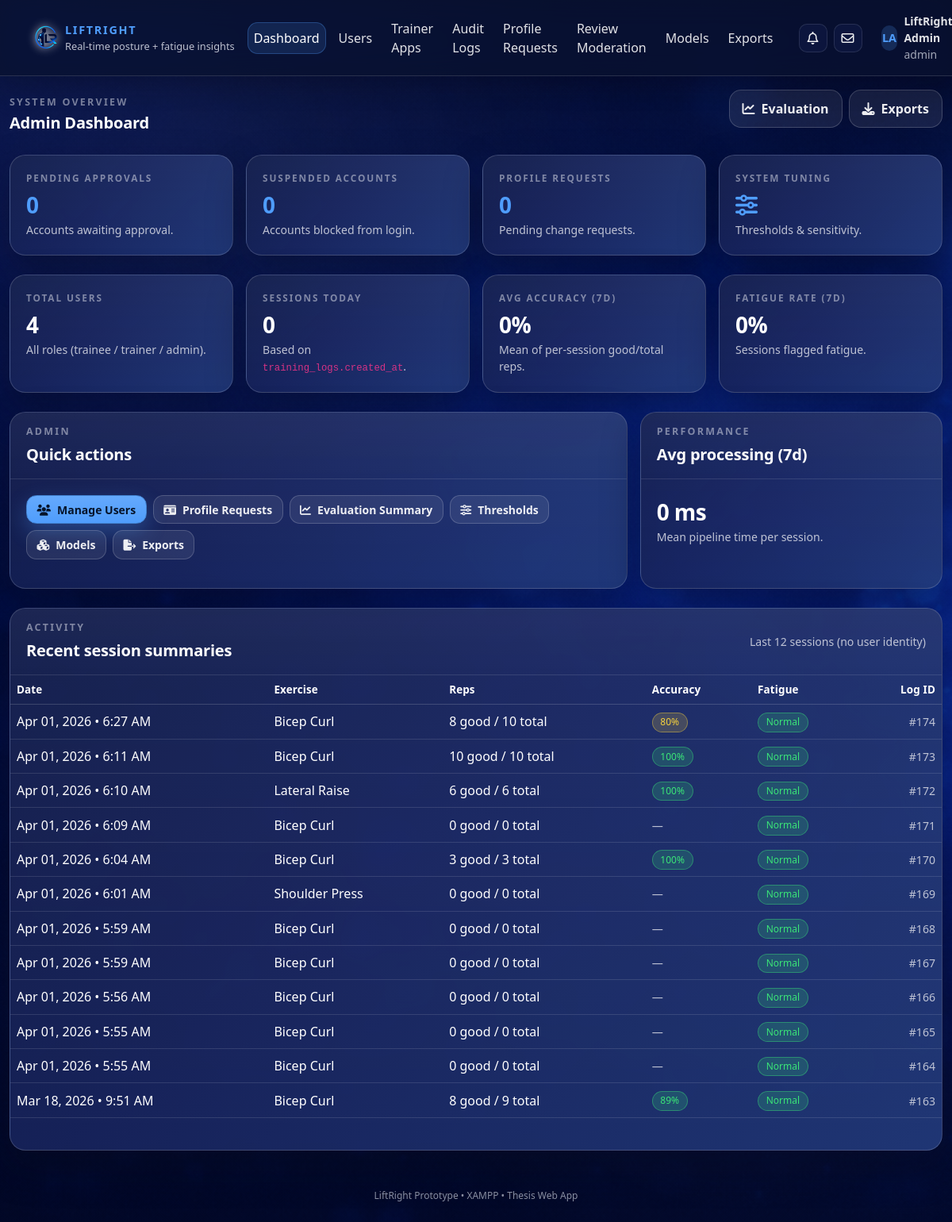
/web/admin/dashboard.php (signed in), run on an earlier commit of the app's database.
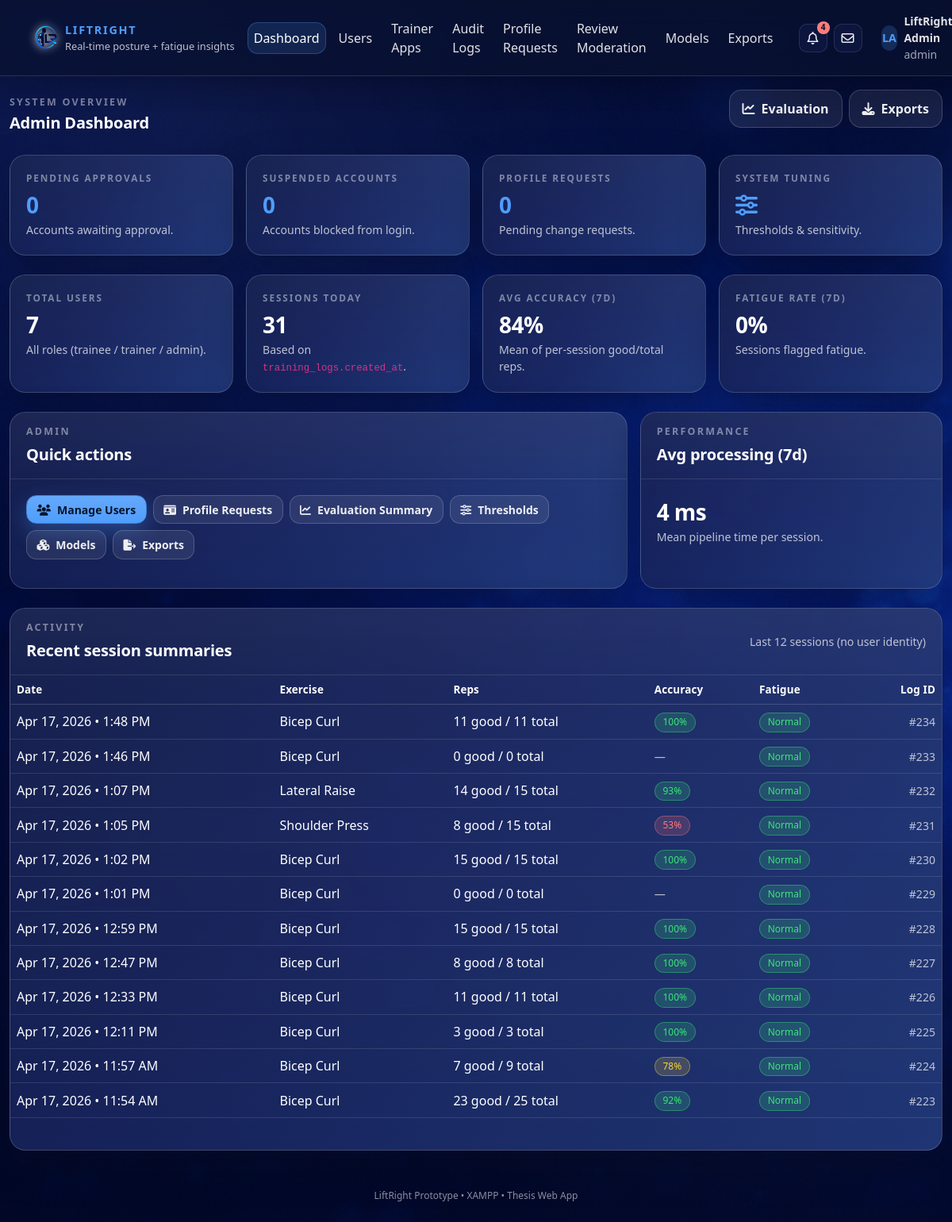
And on a later commit of the database.
### tables this page shows
CREATE TABLE `training_logs` (
  `log_id` bigint NOT NULL,
  `user_id` int NOT NULL,
  `exercise_type` enum('bicep_curl','shoulder_press','lateral_raise') NOT NULL,
  `source_type` enum('upload','webcam') NOT NULL DEFAULT 'upload',
  `video_path` varchar(255) DEFAULT NULL,
  `result_json_path` varchar(255) DEFAULT NULL,
  `reps_total` int NOT NULL DEFAULT '0',
  `reps_good` int NOT NULL DEFAULT '0',
  `reps_bad` int NOT NULL DEFAULT '0',
  `form_error_count` int NOT NULL DEFAULT '0',
  `fatigue_flag` tinyint(1) NOT NULL DEFAULT '0',
  `started_at` timestamp NULL DEFAULT NULL,
  `finished_at` timestamp NULL DEFAULT NULL,
  `processing_ms` int DEFAULT NULL,
  `created_at` timestamp NOT NULL DEFAULT CURRENT_TIMESTAMP,
  `fatigue_peak_score` float DEFAULT NULL,
  `fatigue_final_score` float DEFAULT NULL,
  `fatigue_level` varchar(20) DEFAULT NULL,
  `fatigue_trend` varchar(20) DEFAULT NULL,
  `fatigue_since_rep` int DEFAULT NULL,
  `fatigue_summary` varchar(255) DEFAULT NULL
);

### web/config/config.php (called while the page is built, shortened)
<?php
function h(string $s): string {
  return htmlspecialchars($s, ENT_QUOTES, 'UTF-8');
}

### web/includes/db_helpers.php (called while the page is built, shortened)
<?php
if (!function_exists('table_exists')) {
  function table_exists(mysqli $db, string $table): bool {
    static $cache = [];
    if (isset($cache[$table])) return $cache[$table];
    $stmt = $db->prepare("
      SELECT 1
      FROM information_schema.tables
      WHERE table_schema = DATABASE()
        AND table_name = ?
      LIMIT 1
    ");
    $stmt->bind_param("s", $table);
    $stmt->execute();
    $res = $stmt->get_result();
    $exists = ($res && $res->num_rows > 0);
    return $cache[$table] = $exists;
  }
}

### web/admin/dashboard.php (the view, shortened to what the changed rows need)
<?php
require_once __DIR__ . '/../config/config.php';
if (!function_exists('formatExercise')) {
  function formatExercise(string $ex): string {
    return match($ex) {
      'shoulder_press' => 'Shoulder Press',
      'bicep_curl'     => 'Bicep Curl',
      'lateral_raise'  => 'Lateral Raise',
      default          => ucwords(str_replace('_',' ', $ex)),
    };
  }
}
if (!function_exists('badgeForPct')) {
  function badgeForPct(int $pct): string {
    if ($pct >= 85) return 'lr-badge lr-badge-good';
    if ($pct >= 70) return 'lr-badge lr-badge-warning';
    return 'lr-badge lr-badge-danger';
  }
}
$recent_activity = [];
$stmt = $mysqli->prepare("SELECT COUNT(*) AS c FROM users");
$stmt->execute();
$row = $stmt->get_result()->fetch_assoc();
$total_users = (int)($row['c'] ?? 0);
$stmt = $mysqli->prepare("
  SELECT COUNT(*) AS c
  FROM training_logs
  WHERE DATE(created_at) = CURDATE()
");
$stmt->execute();
$row = $stmt->get_result()->fetch_assoc();
$sessions_today = (int)($row['c'] ?? 0);
$stmt = $mysqli->prepare("
  SELECT
    AVG(CASE WHEN reps_total > 0 THEN (reps_good / reps_total) * 100 ELSE NULL END) AS avg_accuracy,
    AVG(CASE WHEN fatigue_flag = 1 THEN 1 ELSE 0 END) AS fatigue_rate,
    AVG(processing_ms) AS avg_processing
  FROM training_logs
  WHERE created_at >= (NOW() - INTERVAL 7 DAY)
");
$stmt->execute();
$row = $stmt->get_result()->fetch_assoc();
$avg_accuracy_7d   = (int)round((float)($row['avg_accuracy'] ?? 0));
$avg_processing_7d = (int)round((float)($row['avg_processing'] ?? 0));
$stmt = $mysqli->prepare("
  SELECT
    log_id, exercise_type, reps_total, reps_good, fatigue_flag, created_at
  FROM training_logs
  ORDER BY created_at DESC
  LIMIT 12
");
$stmt->execute();
$res = $stmt->get_result();
while ($r = $res->fetch_assoc()) $recent_activity[] = $r;
require __DIR__ . '/../includes/head.php';
?>
<body>
<?php require __DIR__ . '/../includes/navbar.php'; ?>
<div class="lr-page-wrapper">
  <div class="container lr-main-container py-4">
    <div class="row mb-4 align-items-center">
      <div class="col-md-8">
        <h1 class="lr-section-heading mb-1">Admin Dashboard</h1>
      </div>
    </div>
    <div class="row g-3 mb-4">
      <div class="col-md-6 col-lg-3">
        <div class="lr-card h-100">
          <div class="lr-card-body">
            <div class="lr-stat-label">Total users</div>
            <div class="lr-stat-value mt-1"><?= (int)$total_users ?></div>
            <div class="lr-stat-subtext">All roles (trainee / trainer / admin).</div>
          </div>
        </div>
      </div>
      <div class="col-md-6 col-lg-3">
        <div class="lr-card h-100">
          <div class="lr-card-body">
            <div class="lr-stat-label">Sessions today</div>
            <div class="lr-stat-value mt-1"><?= (int)$sessions_today ?></div>
            <div class="lr-stat-subtext">Based on <code>training_logs.created_at</code>.</div>
          </div>
        </div>
      </div>
      <div class="col-md-6 col-lg-3">
        <div class="lr-card h-100">
          <div class="lr-card-body">
            <div class="lr-stat-label">Avg accuracy (7d)</div>
            <div class="lr-stat-value mt-1"><?= (int)$avg_accuracy_7d ?>%</div>
            <div class="lr-stat-subtext">Mean of per-session good/total reps.</div>
          </div>
        </div>
      </div>
    </div>
    <div class="row g-3 mb-4">
      <div class="col-lg-4">
        <div class="lr-card h-100">
          <div class="lr-card-body">
            <div class="lr-stat-value"><?= (int)$avg_processing_7d ?> ms</div>
            <div class="lr-stat-subtext mb-0">Mean pipeline time per session.</div>
          </div>
        </div>
      </div>
    </div>
    <div class="lr-card">
      <div class="lr-card-body p-0">
        <div class="table-responsive">
          <table class="table table-hover align-middle mb-0 table-lr-dark">
            <thead>
              <tr>
                <th>Date</th>
                <th>Exercise</th>
                <th>Reps</th>
                <th>Accuracy</th>
                <th>Fatigue</th>
                <th class="text-end">Log ID</th>
              </tr>
            </thead>
            <tbody>
            <?php if (count($recent_activity) === 0): ?>
              <tr>
                <td colspan="6" class="text-center py-4 lr-stat-subtext">No activity found yet.</td>
              </tr>
            <?php else: ?>
              <?php foreach ($recent_activity as $r):
                $total = (int)$r['reps_total'];
                $good  = (int)$r['reps_good'];
                $pct   = ($total > 0) ? (int)round(($good / $total) * 100) : 0;
                $fat   = ((int)$r['fatigue_flag'] === 1);
              ?>
                <tr>
                  <td><?= h(date("M d, Y • g:i A", strtotime((string)$r['created_at']))) ?></td>
                  <td><span class="lr-chip-exercise"><?= h(formatExercise((string)$r['exercise_type'])) ?></span></td>
                  <td><?= (int)$good ?> good / <?= (int)$total ?> total</td>
                  <td>
                    <?php if ($total <= 0): ?>
                      <span class="lr-stat-subtext">—</span>
                    <?php else: ?>
                      <span class="<?= h(badgeForPct($pct)) ?>"><?= (int)$pct ?>%</span>
                    <?php endif; ?>
                  </td>
                  <td>
                    <span class="<?= $fat ? 'lr-badge lr-badge-warning' : 'lr-badge lr-badge-good' ?>">
                      <?= $fat ? 'Warning' : 'Normal' ?>
                    </span>
                  </td>
                  <td class="text-end"><span class="lr-stat-subtext">#<?= (int)$r['log_id'] ?></span></td>
                </tr>
              <?php endforeach; ?>
            <?php endif; ?>
            </tbody>
          </table>
        </div>
      </div>
    </div>
  </div>
</div>
<?php require __DIR__ . '/../includes/footer.php'; ?>

### web/includes/navbar.php (shortened to what the changed rows need)
<?php
global $BASE_URL;
global $mysqli;
require_once __DIR__ . '/db_helpers.php';
$role = $_SESSION['role'] ?? null;
$user_id = (int)($_SESSION['user_id'] ?? 0);
function unread_count(mysqli $db, int $user_id, string $table): int {
  $allowed = ['notifications', 'messages'];
  if (!table_exists($db, $table)) return 0;
  if ($table === 'notifications') {
    $sql = "SELECT COUNT(*) AS c FROM notifications WHERE user_id = ? AND is_read = 0";
  } else {
    $sql = "SELECT COUNT(*) AS c FROM messages WHERE recipient_id = ? AND is_read = 0";
  }
  $stmt = $db->prepare($sql);
  $stmt->bind_param("i", $user_id);
  $stmt->execute();
  $row = $stmt->get_result()->fetch_assoc();
  return (int)($row['c'] ?? 0);
}
$notif_unread = (isset($mysqli) && $mysqli instanceof mysqli) ? unread_count($mysqli, $user_id, 'notifications') : 0;
?>
<nav class="navbar navbar-expand-lg fixed-top liftright-navbar">
  <div class="container">
    <div class="collapse navbar-collapse" id="lrNav">
      <ul class="navbar-nav ms-auto align-items-lg-center gap-lg-2">
        <?php if (!$role): ?>
          <li class="nav-item"><a class="nav-link" href="<?= $BASE_URL ?>/login.php">Login</a></li>
          <li class="nav-item"><a class="btn btn-primary btn-sm" href="<?= $BASE_URL ?>/register.php">Create account</a></li>
        <?php else: ?>
          <li class="nav-item d-flex align-items-center gap-2 ms-lg-3">
            <div class="dropdown">
              <button class="lr-icon-btn" type="button"
                      data-bs-toggle="dropdown" data-bs-auto-close="outside"
                      aria-expanded="false" aria-label="Notifications">
                <i class="fa-regular fa-bell"></i>
                <?php if ($notif_unread > 0): ?>
                  <span class="lr-dot-badge"><?= (int)$notif_unread ?></span>
                <?php endif; ?>
              </button>
            </div>
          </li>
        <?php endif; ?>
      </ul>
    </div>
  </div>
</nav>

What changed in the data, as far as the page shows it:
no longer on this page (row unchanged): training_logs: created_at "Apr 01, 2026 • 6:27 AM", exercise_type "Bicep Curl", reps_good "8", reps_total "10", pct "80", fatigue_flag "Normal", log_id "174"
no longer on this page (row unchanged): training_logs: created_at "Apr 01, 2026 • 6:11 AM", exercise_type "Bicep Curl", reps_good "10", reps_total "10", pct "100", fatigue_flag "Normal", log_id "173"
no longer on this page (row unchanged): training_logs: created_at "Apr 01, 2026 • 6:10 AM", exercise_type "Lateral Raise", reps_good "6", reps_total "6", pct "100", fatigue_flag "Normal", log_id "172"
no longer on this page (row unchanged): training_logs: created_at "Apr 01, 2026 • 6:09 AM", exercise_type "Bicep Curl", reps_good "0", reps_total "0", fatigue_flag "Normal", log_id "171"
no longer on this page (row unchanged): training_logs: created_at "Apr 01, 2026 • 6:04 AM", exercise_type "Bicep Curl", reps_good "3", reps_total "3", pct "100", fatigue_flag "Normal", log_id "170"
no longer on this page (row unchanged): training_logs: created_at "Apr 01, 2026 • 6:01 AM", exercise_type "Shoulder Press", reps_good "0", reps_total "0", fatigue_flag "Normal", log_id "169"
no longer on this page (row unchanged): training_logs: created_at "Apr 01, 2026 • 5:59 AM", exercise_type "Bicep Curl", reps_good "0", reps_total "0", fatigue_flag "Normal", log_id "168"
no longer on this page (row unchanged): training_logs: created_at "Apr 01, 2026 • 5:59 AM", exercise_type "Bicep Curl", reps_good "0", reps_total "0", fatigue_flag "Normal", log_id "167"
no longer on this page (row unchanged): training_logs: created_at "Apr 01, 2026 • 5:56 AM", exercise_type "Bicep Curl", reps_good "0", reps_total "0", fatigue_flag "Normal", log_id "166"
no longer on this page (row unchanged): training_logs: created_at "Apr 01, 2026 • 5:55 AM", exercise_type "Bicep Curl", reps_good "0", reps_total "0", fatigue_flag "Normal", log_id "165"
no longer on this page (row unchanged): training_logs: created_at "Apr 01, 2026 • 5:55 AM", exercise_type "Bicep Curl", reps_good "0", reps_total "0", fatigue_flag "Normal", log_id "164"
no longer on this page (row unchanged): training_logs: created_at "Mar 18, 2026 • 9:51 AM", exercise_type "Bicep Curl", reps_good "8", reps_total "9", pct "89", fatigue_flag "Normal", log_id "163"
added training_logs: created_at "Apr 17, 2026 • 1:48 PM", exercise_type "Bicep Curl", reps_good "11", reps_total "11", pct "100", fatigue_flag "Normal", log_id "234"
added training_logs: created_at "Apr 17, 2026 • 1:46 PM", exercise_type "Bicep Curl", reps_good "0", reps_total "0", fatigue_flag "Normal", log_id "233"
added training_logs: created_at "Apr 17, 2026 • 1:07 PM", exercise_type "Lateral Raise", reps_good "14", reps_total "15", pct "93", fatigue_flag "Normal", log_id "232"
added training_logs: created_at "Apr 17, 2026 • 1:05 PM", exercise_type "Shoulder Press", reps_good "8", reps_total "15", pct "53", fatigue_flag "Normal", log_id "231"
added training_logs: created_at "Apr 17, 2026 • 1:02 PM", exercise_type "Bicep Curl", reps_good "15", reps_total "15", pct "100", fatigue_flag "Normal", log_id "230"
added training_logs: created_at "Apr 17, 2026 • 1:01 PM", exercise_type "Bicep Curl", reps_good "0", reps_total "0", fatigue_flag "Normal", log_id "229"
added training_logs: created_at "Apr 17, 2026 • 12:59 PM", exercise_type "Bicep Curl", reps_good "15", reps_total "15", pct "100", fatigue_flag "Normal", log_id "228"
added training_logs: created_at "Apr 17, 2026 • 12:47 PM", exercise_type "Bicep Curl", reps_good "8", reps_total "8", pct "100", fatigue_flag "Normal", log_id "227"
added training_logs: created_at "Apr 17, 2026 • 12:33 PM", exercise_type "Bicep Curl", reps_good "11", reps_total "11", pct "100", fatigue_flag "Normal", log_id "226"
added training_logs: created_at "Apr 17, 2026 • 12:11 PM", exercise_type "Bicep Curl", reps_good "3", reps_total "3", pct "100", fatigue_flag "Normal", log_id "225"
added training_logs: created_at "Apr 17, 2026 • 11:57 AM", exercise_type "Bicep Curl", reps_good "7", reps_total "9", pct "78", fatigue_flag "Normal", log_id "224"
added training_logs: created_at "Apr 17, 2026 • 11:54 AM", exercise_type "Bicep Curl", reps_good "23", reps_total "25", pct "92", fatigue_flag "Normal", log_id "223"
Also different on the page:
$notif_unread: (not shown) → "4"
$total_users: "4" → "7"
$sessions_today: "0" → "31"
$avg_accuracy_7d: "0" → "84"
$avg_processing_7d: "0" → "4"
